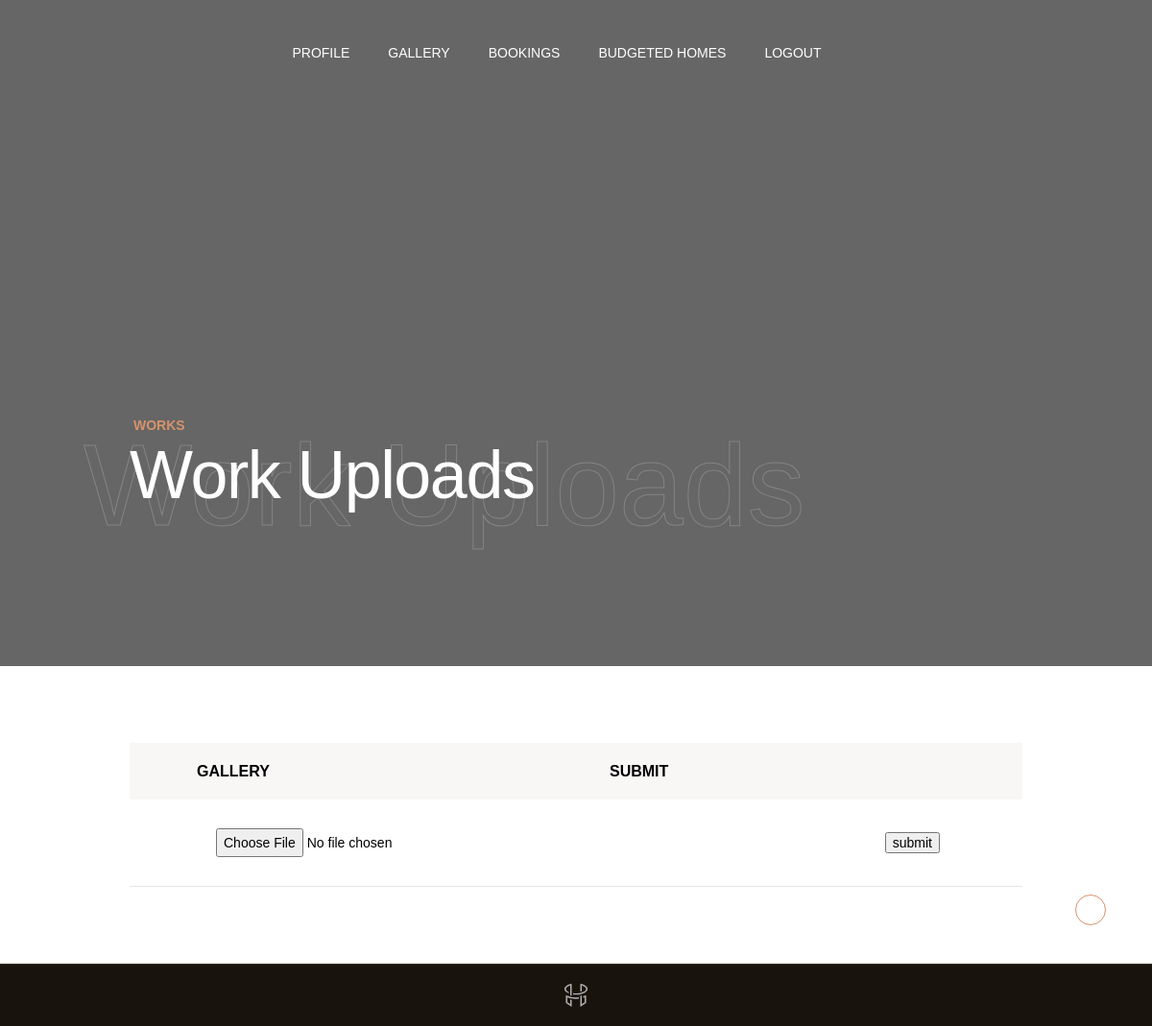
The app's page /architecture/gallery.php (signed in), older data.
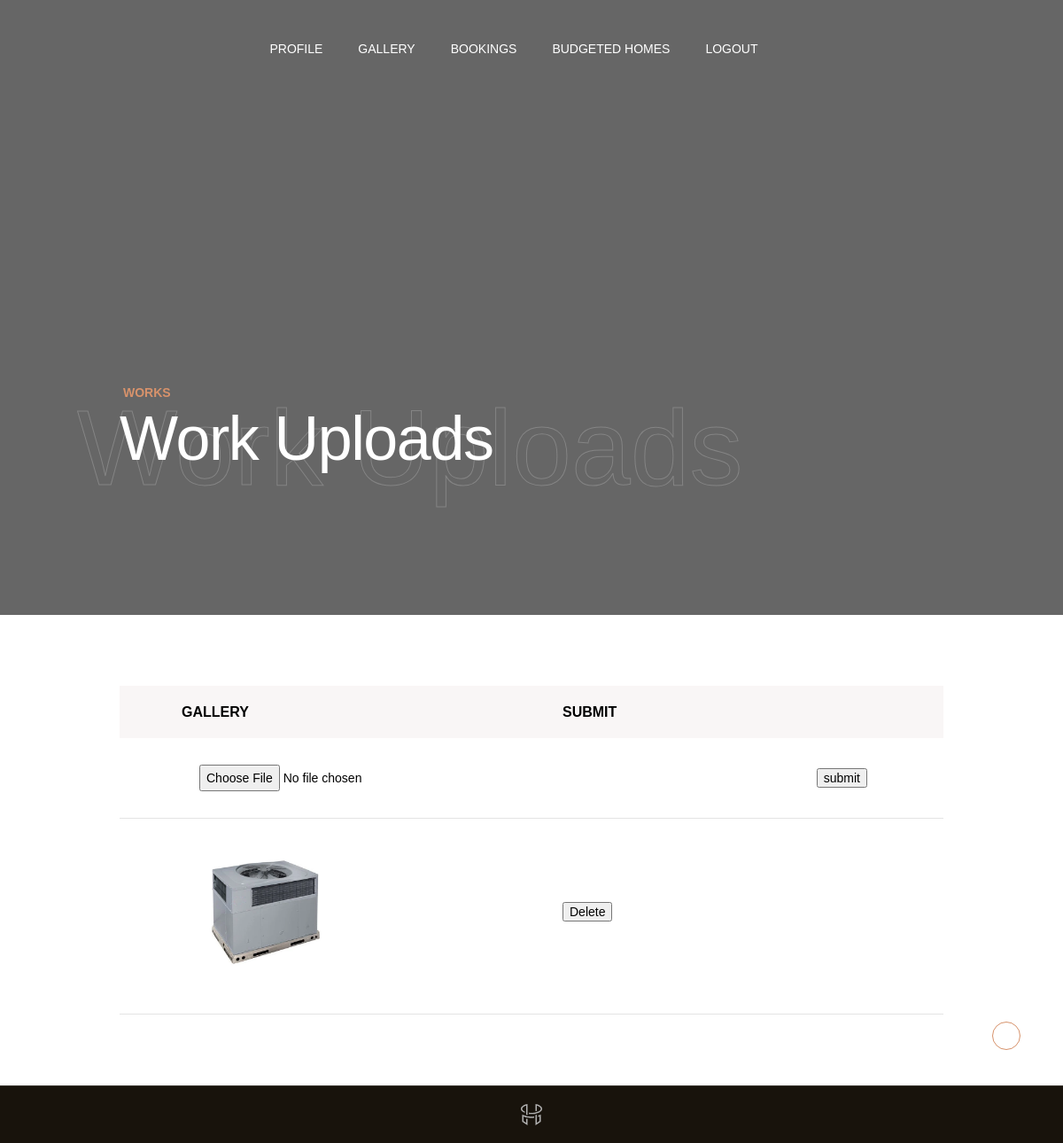
The same page, newer data.
### tables this page shows
CREATE TABLE IF NOT EXISTS `gallery` (
  `g_id` int(11) NOT NULL AUTO_INCREMENT,
  `a_id` int(11) NOT NULL,
  `image` varchar(100) NOT NULL,
  PRIMARY KEY (`g_id`)
);

### architecture/gallery.php (the view, shortened to what this page needs)
<?php
include 'ar_header.php';
     ?>
  <div class="content-wrapper  js-content-wrapper">
        <section class="page-masthead">
          <div data-parallax="0.6" class="page-masthead__bg">
          </div>
          <div class="container">
            <div class="page-masthead__content">
              <div class="row justify-content-between md:justify-content-center align-items-center">
                <div class="col-lg-9 col-md-10">
                  <div data-anim="slide-up delay-1">
                    <div class="page-masthead__subtitle">Works</div>
                    <div class="page-masthead__back_title">Work Uploads</div>
                    <h1 class="page-masthead__title text-white">Work Uploads</h1>
                  </div>
                </div>
              </div>
            </div>
          </div>
        </section>
        <section class="layout-pt-md layout-pb-md">
          <div class="container">
            <div class="row x-gap-60">
              <div class="col-lg">
                <div class="shopCart-header sm:d-none">
                  <div class="row no-gutters justify-content-between">
                    <div class="col-md-6">
                      <div class="shopCart-header__title">
                    Gallery
                      </div>
                    </div>
                    <div class="col-md-6">
                      <div class="shopCart-header__title">
                        submit
                      </div>
                    </div>
                  </div>
                </div>
                <div class="shopCart-products">
<form action="gallery.php" method="post" enctype="multipart/form-data">
                  <div class="shopCart-products__item">
                    <div class="row no-gutters y-gap-10 justify-content-between">
                      <div class="col-md-4">
                        <div class="shopCart-products__product">
                          <div class="title"><input type="file" name="image" value="image"></div>
                        </div>
                      </div>
                      <div class="col-md-2 sm:mt-16">
                        <div class="d-flex h-100 align-items-center">
                          <div class="shopCart-products__price text-grey">
                            <input type="submit" name="submit" value="submit">
                          </div>
                        </div>
                      </div>
                    </div>
                  </div>
					</form>
                </div>
                <div class="shopCart-products">
                  <?php
 $sql="SELECT *  FROM gallery WHERE a_id=$l_id";
                    $result = $con->query($sql);
                               while($row= mysqli_fetch_array($result))
                                 {
                                  ?>
                  <div class="shopCart-products__item">
                    <div class="row no-gutters y-gap-10 justify-content-between">
                      <div class="col-md-6">
                        <div class="shopCart-products__product">
                          <div class="title">
                          <img src="../uploads/<?php echo  $b_status=$row['image']; ?>  " width="150px;">
                          </div>
                        </div>
                      </div>
                      <div class="col-md-6 ">
                        <div class="d-flex h-100 align-items-center">
                          <div class="shopCart-products__price text-grey">
                         <a href="deletegallery.php?g_id=<?php echo  $b_status=$row['g_id']; ?>">   <input type="submit" name="button" value="Delete"></a>
                          </div>
                        </div>
                      </div>
                      <div class="col-md-2">
                      </div>
                    </div>
                  </div>
                <?php   }
                                 ?>
                </div>
              </div>
              </div>
          </div>
        </section>
       <?php
include 'ar_footer.php';
?>

Row changes from the older to the newer data that the page shows:
added gallery: image (picture)
